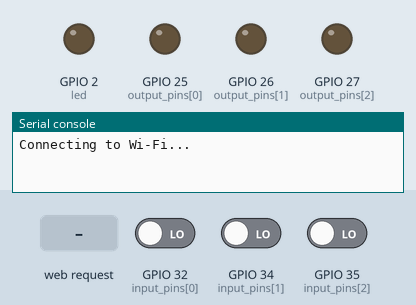
The program below on a simulated ESP32 board running MicroPython. On the bench: output pins drawn as LEDs (lit = HIGH), the last lines printed to the serial console. The test bench sets the inputs (shaded band); at power-on: GPIO 32 (input_pins[0]) LOW, GPIO 34 (input_pins[1]) LOW, GPIO 35 (input_pins[2]) LOW. WiFi joins after 1.5 s; web requests get an empty 200 reply after 0.4 s; threads take turns every 2 ms.

Above: at 0.1 s.
At 11.0 s:
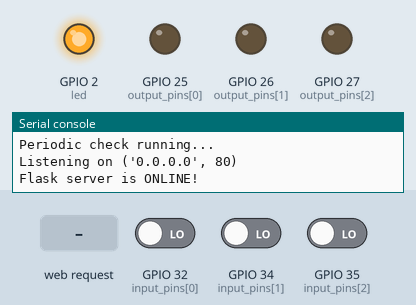
11.1 s: GPIO 32 (input_pins[0]) driven HIGH
13.0 s: HTTP request GET /ping received
14.5 s: HTTP request GET / received
Timing chart, 0 to 17.5 s (numbered marks = the images above; inputs shaded):
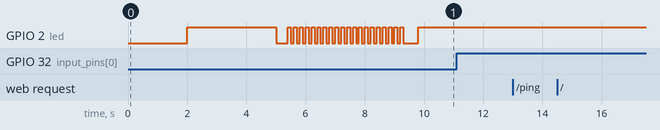

The program:

main.py
```python
import network
from machine import Pin
import machine
import socket
import ujson
import time
import urequests
import _thread


wdt = machine.WDT(timeout=30000) # watchdog settings to feed each 30 seconds


led=Pin(2,Pin.OUT)
led.off()

# Wi-Fi credentials
SSID = 'Rassi Net3'
PASSWORD = '********'

# Flask server details
FLASK_SERVER = 'http://192.168.18.77:8000'  # Replace with Flask server IP
ESP_ID = 'esp1'  # Unique identifier for this ESP32

# GPIO Setup
output_pins = [Pin(25, Pin.OUT), Pin(26, Pin.OUT), Pin(27, Pin.OUT)]
input_pins = [Pin(32, Pin.IN), Pin(34, Pin.IN), Pin(35, Pin.IN)]

# Input state change queue
input_change_queue = []

# Connect to Wi-Fi
def connect_wifi():
    global wlan
    wlan = network.WLAN(network.STA_IF)
    wlan.active(True)
    wlan.connect(SSID, PASSWORD)

    while not wlan.isconnected():
        print("Connecting to Wi-Fi...")
        time.sleep(1)

    print('Connected to Wi-Fi, IP:', wlan.ifconfig()[0])
    led.on()
    time.sleep(3)
    led.off()


connect_wifi()


# Register ESP32 with Flask server
def register_with_flask():
    """Register ESP32 with Flask server."""
    url = f'{FLASK_SERVER}/register-esp'
    data = {'esp_id': ESP_ID, 'ip_address': wlan.ifconfig()[0]}
    try:
        response = urequests.post(url, json=data)
        print('ESP Registered:', response.text)
        response.close()
        for z in range(0,20):
            led.on()
            time.sleep(.1)
            led.off()
            time.sleep(.1)
    except Exception as e:
        print('Failed to register ESP with Flask:', e)

# Register ESP32 with Flask server after connecting to Wi-Fi
register_with_flask()


# Function to fetch initial GPIO states from Flask server
def fetch_initial_gpio_states():
    """Fetch initial GPIO states from Flask server and set GPIO outputs."""
    url = f'{FLASK_SERVER}/gpio-status/{ESP_ID}'
    try:
        response = urequests.get(url)
        states = ujson.loads(response.text)
        for i in range(3):
            output_pins[i].value(states[i])  # Set output pins based on server state
        print('Initialized GPIO states:', states)
        response.close()
    except Exception as e:
        print('Failed to fetch initial GPIO states:', e)

# Fetch initial GPIO states
fetch_initial_gpio_states()

# fonction to check the esp to flask connectivity
def check_server_connectivity():
    try:
        url = f'{FLASK_SERVER}/gpio-status/{ESP_ID}'
        response = urequests.get(url, timeout=2)  # Set timeout to 2 seconds
        if response.status_code == 200:  # Server responded
            print("Flask server is ONLINE!")
            response.close()
            return True
        else:
            print("Flask server returned an error!")
            response.close()
            return False
    except Exception as e:
        print("Flask server is OFFLINE!", e)  # Handle timeout or connection error
        return False


# function that run in thread to periodically check esp connectivity
# and feed the dog each 15 seconds to keep him alive
def periodic_check():
    while True:

        print("Periodic check running...")
        wdt.feed() # Feed the watchdog to prevent reset

        if check_server_connectivity() == False :
            # Disconnect Wi-Fi completely
            wlan.disconnect()
            wlan.active(False)
            time.sleep(2)  # Ensure clean disconnect
            machine.reset() # restart esp : reset

        time.sleep(15)


# Start new thread to monitor the connectivity of esp32
_thread.start_new_thread(periodic_check, ())


# Function to send input states
def send_input_states():
    """Send input GPIO states to the Flask server."""
    # Fetch current output states to avoid overwriting outputs
    output_states = [pin.value() for pin in output_pins]
    input_states = [pin.value() for pin in input_pins]

    url = f'{FLASK_SERVER}/gpio-update/{ESP_ID}'
    data = {'states': output_states + input_states}  # Outputs + Inputs

    try:
        response = urequests.post(url, json=data)
        print('Input states sent:', response.text)
        response.close()
    except Exception as e:
        print('Failed to send input states:', e)

# Interrupt handler for input GPIOs
def input_changed(pin):
    """Handle input GPIO changes by adding to the queue."""
    input_change_queue.append(1)  # Append any signal to the queue
    print(f"Input changed on pin {pin}: {pin.value()}")

# Attach interrupts to input pins
for pin in input_pins:
    pin.irq(trigger=Pin.IRQ_RISING | Pin.IRQ_FALLING, handler=input_changed)


# Timer-based input processing loop in thread
def check_input_queue():
    """Check and process input state updates from the queue."""
    if input_change_queue:
        input_change_queue.pop(0)  # Remove the item from the queue
        send_input_states()  # Send the updated input states to Flask

def input_processing_loop():
    while True:
        check_input_queue()
        time.sleep(0.1)  # Check the queue every 100ms

_thread.start_new_thread(input_processing_loop, ())


# HTTP Server for Flask updates
def start_http_server():
    addr = socket.getaddrinfo('0.0.0.0', 80)[0][-1]
    s = socket.socket()
    s.bind(addr)
    s.listen(5)
    print('Listening on', addr)
    led.on()

    while True:
        # Handle HTTP requests
        conn, addr = s.accept()
        print('Client connected from', addr)
        request = conn.recv(1024)
        request = request.decode('utf-8')
        print('Request:', request)

        # Handle GET /ping request
        if 'GET /ping' in request:  # Check if the request is for /ping
            response = 'HTTP/1.1 200 OK\r\nContent-Type: text/plain\r\n\r\nESP is online'
            conn.send(response)  # Send "ESP is online" as a response
            conn.close()  # Close the connection
            continue  # Continue listening for the next request

        # Handle POST /gpio-update
        if 'POST /gpio-update' in request:
            try:
                # Extract JSON data from the request
                if '\r\n\r\n' in request:
                    body = request.split('\r\n\r\n')[1]
                else:
                    body = ''
                print(f"Raw Body: {body}")  # Debugging received body

                # Ensure the body is not empty
                if not body.strip():
                    print('Empty Body Received! Checking Flask JSON file...')
                    fetch_initial_gpio_states()  # Fetch and update GPIO outputs
                    response = 'HTTP/1.1 400 Bad Request\r\n\r\n{"error": "Empty body"}'
                else:
                    # Parse the JSON
                    data = ujson.loads(body)
                    states = data.get('states', [])
                    if len(states) == 6:
                        for i in range(3):
                            output_pins[i].value(states[i])
                        print('Updated GPIO states:', states)
                        response = 'HTTP/1.1 200 OK\r\nContent-Type: application/json\r\n\r\n{"status": "success"}'
                    else:
                        response = 'HTTP/1.1 400 Bad Request\r\n\r\n'
            except ValueError as e:
                print('JSON Parsing Error:', e)
                response = 'HTTP/1.1 400 Bad Request\r\n\r\n{"error": "Invalid JSON"}'
            except Exception as e:
                print('Error processing update:', e)
                response = 'HTTP/1.1 500 Internal Server Error\r\n\r\n'
        else:
            response = 'HTTP/1.1 404 Not Found\r\n\r\n'

        conn.send(response)
        conn.close()

# Start the HTTP server
start_http_server()
```
